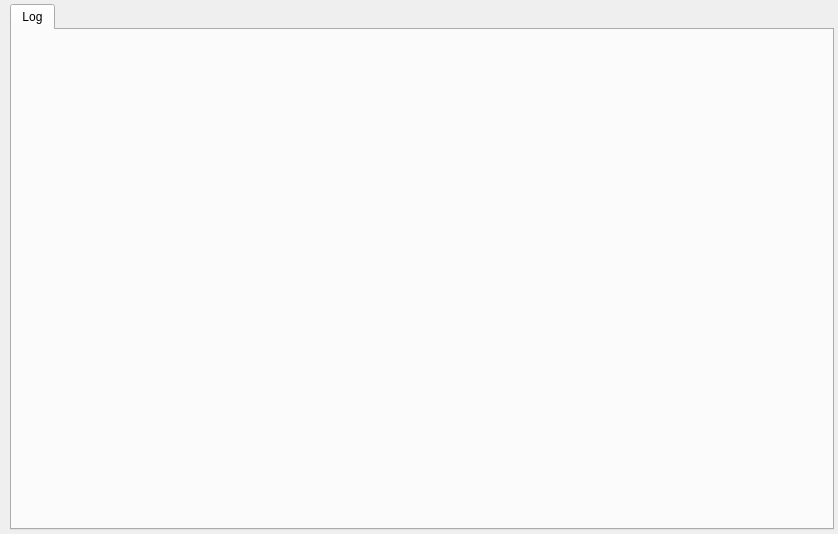
<?xml version="1.0" encoding="UTF-8"?>
<ui version="4.0">
 <class>xModbus</class>
 <widget class="QWidget" name="xModbus">
  <property name="geometry">
   <rect>
    <x>0</x>
    <y>0</y>
    <width>838</width>
    <height>534</height>
   </rect>
  </property>
  <property name="windowTitle">
   <string notr="true">Form</string>
  </property>
  <layout class="QGridLayout" name="gridLayout">
   <property name="leftMargin">
    <number>4</number>
   </property>
   <property name="topMargin">
    <number>4</number>
   </property>
   <property name="rightMargin">
    <number>4</number>
   </property>
   <property name="bottomMargin">
    <number>4</number>
   </property>
   <item row="0" column="1">
    <widget class="QTabWidget" name="tabWidget">
     <property name="currentIndex">
      <number>0</number>
     </property>
     <widget class="QWidget" name="tabLog">
      <attribute name="title">
       <string>Log</string>
      </attribute>
     </widget>
    </widget>
   </item>
   <item row="0" column="0">
    <widget class="xModbus::DeviceListView" name="widgetDeviceListView" native="true">
     <property name="minimumSize">
      <size>
       <width>0</width>
       <height>0</height>
      </size>
     </property>
     <property name="maximumSize">
      <size>
       <width>16777215</width>
       <height>16777215</height>
      </size>
     </property>
    </widget>
   </item>
  </layout>
 </widget>
 <customwidgets>
  <customwidget>
   <class>xModbus::DeviceListView</class>
   <extends>QWidget</extends>
   <header location="global">x/modbus/devicelist/devicelistview.h</header>
   <container>1</container>
  </customwidget>
 </customwidgets>
 <resources/>
 <connections/>
</ui>
